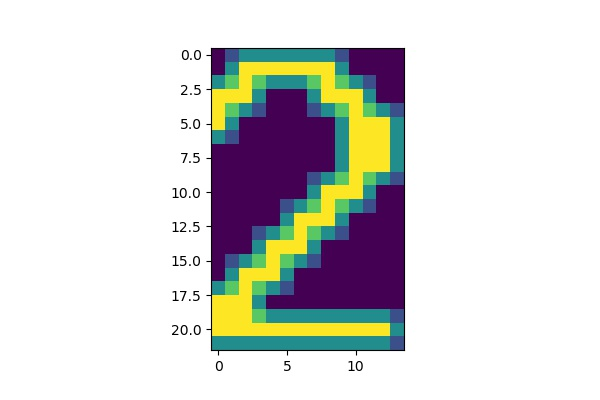
#> input picture SKlearn/驗證碼辨識/OLD_and_image/Nums/2/N10_3.jpg, 600 x 400 px, given in place of N3.jpg, which was not available
$ jupyter execute --allow-errors '驗證碼分割_儲存.ipynb'   (shell and % lines are left out)   (older library calls are emulated)   (text cells are left out)
#> lines starting #> are read from the running program, lines starting #| are printed output that depends on the picture; after the words box and inside, x2 and y2 are one past the last pixel; in counts of white or black regions, pixels touching at a corner belong together; pictures that were not available may be replaced by others from this repository, and a replacement may not be noted
[cell 1]
import requests
import numpy as np

# 直接讀網址
#> (the rest of this cell did not finish here and is left out)

[cell 2]
import requests

#> (the rest of this cell did not finish here and is left out)

[cell 3]
import time

def CreatJpg(n=30):
#> called with n = 10
    for i in range(n):
        time.sleep(1)
        with open(f'N{i}.jpg', 'wb') as f:
            res = requests.get('https://pfcf.lineapia.tw/web/verfiyNumber.php?c=56')
            f.write(res.content)


CreatJpg(n=10)
#> (the call stopped at in CreatJpg, `res = requests.get('https://pfcf.lineapia.tw/web/verfiyNumber.php?c=56')`: the network is not available in this run)

[cell 4]
from PIL import Image

Image.open(r'./predict/N3.jpg')#.size
Image.open(r'./predict/N4.jpg')
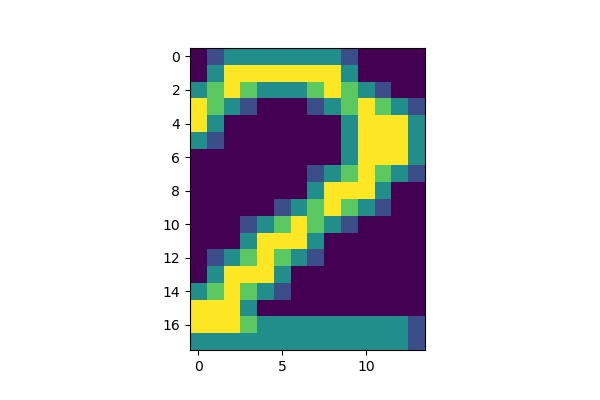
#> input picture SKlearn/驗證碼辨識/OLD_and_image/Nums/2/N110_3.jpg, 600 x 400 px, given in place of N4.jpg, which was not available
Image.open(r'./predict/N5.jpg')

[cell 5]
import numpy as np
pil_image = Image.open(r'./predict/N3.jpg')
#> pil_image is the input picture: PIL image 600x400 RGB; mean R, G, B 215.6, 215.4, 213.5
pil_image

# image 轉換成數字的陣列
#> (the rest of this cell did not finish here and is left out)

[cell 6]
%pylab inline
from matplotlib import pyplot as plt
#> (the rest of this cell did not finish here and is left out)

[cell 7]
import cv2

#> (a cell that did not finish here is left out)

#> (a cell that did not finish here is left out)

[cell 10]
# 有時切出來的團塊並非完整數字
# 依據 w,h 寬高 判斷

ary = []
#> (the rest of this cell did not finish here and is left out)

[cell 11]
# 透過 matplotlib 合併印出查看

from matplotlib import pyplot as plt
fig = plt.figure()
for id, (x,y,w,h) in enumerate(ary):
    roi = open_cv_image[y:y+h, x:x+w]
    thresh = roi.copy()
    a = fig.add_subplot(1, len(ary), id+1)
    plt.imshow(thresh)

#> (a cell that did not finish here is left out)

[cell 13]
from matplotlib import pyplot as plt

for id, (x,y,w,h) in enumerate(ary):
    fig = plt.figure()
    roi = open_cv_image[y:y+h, x:x+w]
    thresh = roi.copy()
    plt.imshow(thresh)
    plt.savefig(f'1_{id}.jpg', dpi=100)

[cell 14]
from PIL import Image

Image.open(r'./predict/N3.jpg')#.size
Image.open(r'./predict/N4.jpg')
Image.open(r'./predict/N5.jpg')
im = Image.open(r'./predict/N3.jpg')

[cell 15]
def binarizing(img,threshold):
    """传入image对象进行灰度、二值处理"""
#> called with threshold = 10
    #.convert('1')
    # 1 二值化 返回 True Flase 陣列
    # L 灰度
    # RGB
    img = img.convert("L") # 转灰度
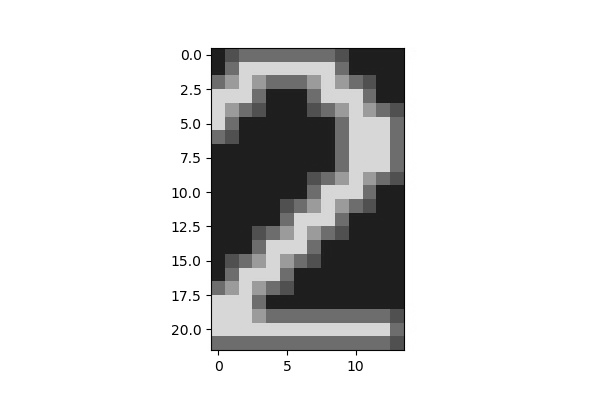
#> img: PIL image 600x400 L; min 0, max 255, mean 215.2
    pixdata = img.load() # x,y陣列
    w, h = img.size
#> w = 600; h = 400
    # 遍历所有像素，大于阈值的为黑色
    for y in range(h):
        for x in range(w):
            if pixdata[x, y] < threshold:
                pixdata[x, y] = 0
            else:
                pixdata[x, y] = 255
    return img

binim = binarizing(im,10)
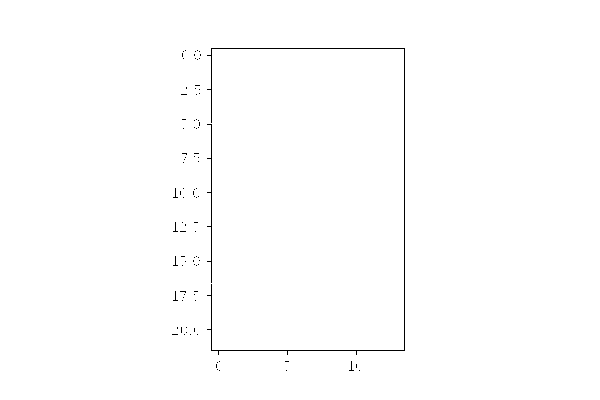
#> binim: PIL image 600x400 L; 99.5% white; black in thin lines or dots, all inside (x1, y1, x2, y2) = (172, 48, 405, 371)
binim

[cell 16]
# 轉成 np.array 後一樣能 透過 cv 做團塊分割

import numpy as np
np_im = np.array(binim)
np_im.shape
#> Out = (400, 600)
